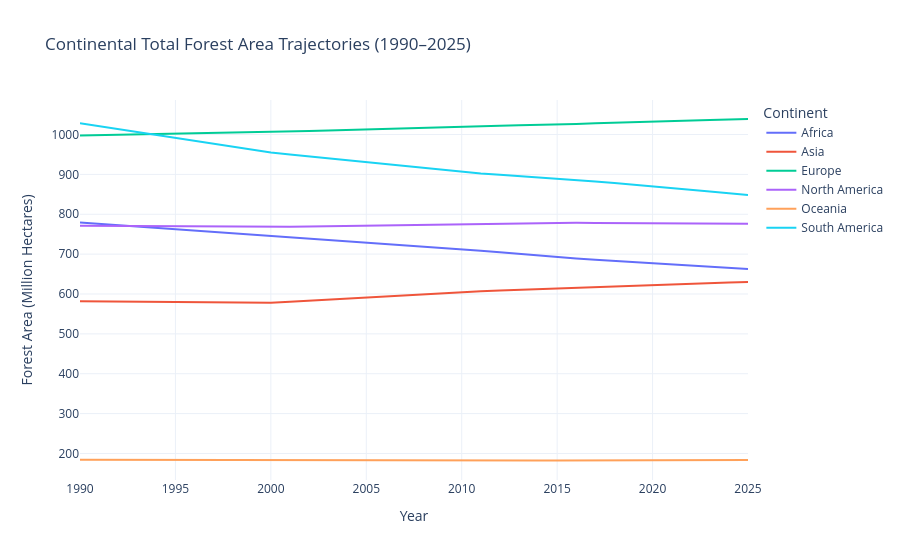

Notebook source saved alongside this figure:
### Markdown cell above
### 4. Continental Aggregation (1990–2025)
Aggregating national forest stocks and net annual rates across all six continents directly from the master panel.

### Code cell
cont_panel = df_panel[df_panel["Continent"].isin(["Africa", "Asia", "Europe", "North America", "South America", "Oceania"])]
cont_agg = cont_panel.groupby(["Continent", "Year"]).agg({
    "Forest_Area_Mha": "sum",
    "Annual_Change_Mha": "sum"
}).reset_index()

fig_cont = px.line(
    cont_agg,
    x="Year",
    y="Forest_Area_Mha",
    color="Continent",
    title="Continental Total Forest Area Trajectories (1990–2025)",
    labels={"Forest_Area_Mha": "Forest Area (Million Hectares)"}
)
fig_cont.update_layout(template="plotly_white")
fig_cont.show()

### Figure 1 — Plotly figure (JSON) as saved in the notebook; plotly's stock layout.template omitted (floating-point values rounded to 4 significant figures)
{"data": [{"hovertemplate": "Continent=Africa<br>Year=%{x}<br>Forest Area (Million Hectares)=%{y}<extra></extra>", "legendgroup": "Africa", "line": {"color": "#636efa", "dash": "solid"}, "marker": {"symbol": "circle"}, "mode": "lines", "name": "Africa", "orientation": "v", "showlegend": true, "type": "scatter", "x": [1990, 1991, 1992, 1993, 1994, 1995, 1996, 1997, 1998, 1999, 2000, 2001, 2002, 2003, 2004, 2005, 2006, 2007, 2008, 2009, 2010, 2011, 2012, 2013, 2014, 2015, 2016, 2017, 2018, 2019, 2020, 2021, 2022, 2023, 2024, 2025], "xaxis": "x", "y": [779.5, 776.3, 773.0, 769.7, 766.4, 763.1, 759.9, 756.6, 753.3, 750.0, 746.8, 743.4, 740.0, 736.6, 733.2, 729.8, 726.4, 723.1, 719.7, 716.3, 712.9, 708.8, 704.6, 700.5, 696.4, 692.2, 689.2, 686.1, 683.0, 679.9, 676.9, 674.0, 671.2, 668.3, 665.5, 662.6], "yaxis": "y"}, {"hovertemplate": "Continent=Asia<br>Year=%{x}<br>Forest Area (Million Hectares)=%{y}<extra></extra>", "legendgroup": "Asia", "line": {"color": "#EF553B", "dash": "solid"}, "marker": {"symbol": "circle"}, "mode": "lines", "name": "Asia", "orientation": "v", "showlegend": true, "type": "scatter", "x": [1990, 1991, 1992, 1993, 1994, 1995, 1996, 1997, 1998, 1999, 2000, 2001, 2002, 2003, 2004, 2005, 2006, 2007, 2008, 2009, 2010, 2011, 2012, 2013, 2014, 2015, 2016, 2017, 2018, 2019, 2020, 2021, 2022, 2023, 2024, 2025], "xaxis": "x", "y": [582.0, 581.6, 581.1, 580.7, 580.3, 579.9, 579.4, 579.0, 578.6, 578.2, 577.7, 580.5, 583.3, 586.0, 588.8, 591.5, 594.3, 597.1, 599.8, 602.6, 605.4, 607.0, 608.7, 610.4, 612.1, 613.8, 615.8, 617.8, 619.9, 621.9, 623.9, 625.1, 626.4, 627.6, 628.8, 630.0], "yaxis": "y"}, {"hovertemplate": "Continent=Europe<br>Year=%{x}<br>Forest Area (Million Hectares)=%{y}<extra></extra>", "legendgroup": "Europe", "line": {"color": "#00cc96", "dash": "solid"}, "marker": {"symbol": "circle"}, "mode": "lines", "name": "Europe", "orientation": "v", "showlegend": true, "type": "scatter", "x": [1990, 1991, 1992, 1993, 1994, 1995, 1996, 1997, 1998, 1999, 2000, 2001, 2002, 2003, 2004, 2005, 2006, 2007, 2008, 2009, 2010, 2011, 2012, 2013, 2014, 2015, 2016, 2017, 2018, 2019, 2020, 2021, 2022, 2023, 2024, 2025], "xaxis": "x", "y": [997.8, 998.6, 999.4, 1000.0, 1001.0, 1002.0, 1003.0, 1003.0, 1004.0, 1005.0, 1006.0, 1007.0, 1009.0, 1010.0, 1012.0, 1013.0, 1015.0, 1016.0, 1018.0, 1019.0, 1021.0, 1021.0, 1022.0, 1023.0, 1024.0, 1025.0, 1026.0, 1028.0, 1030.0, 1031.0, 1033.0, 1034.0, 1035.0, 1037.0, 1038.0, 1039.0], "yaxis": "y"}, {"hovertemplate": "Continent=North America<br>Year=%{x}<br>Forest Area (Million Hectares)=%{y}<extra></extra>", "legendgroup": "North America", "line": {"color": "#ab63fa", "dash": "solid"}, "marker": {"symbol": "circle"}, "mode": "lines", "name": "North America", "orientation": "v", "showlegend": true, "type": "scatter", "x": [1990, 1991, 1992, 1993, 1994, 1995, 1996, 1997, 1998, 1999, 2000, 2001, 2002, 2003, 2004, 2005, 2006, 2007, 2008, 2009, 2010, 2011, 2012, 2013, 2014, 2015, 2016, 2017, 2018, 2019, 2020, 2021, 2022, 2023, 2024, 2025], "xaxis": "x", "y": [771.4, 771.1, 770.7, 770.4, 770.1, 769.7, 769.4, 769.0, 768.7, 768.4, 768.0, 768.8, 769.5, 770.3, 771.0, 771.8, 772.5, 773.3, 774.0, 774.8, 775.5, 776.2, 776.8, 777.5, 778.1, 778.8, 778.5, 778.3, 778.1, 777.9, 777.6, 777.3, 777.0, 776.7, 776.5, 776.2], "yaxis": "y"}, {"hovertemplate": "Continent=Oceania<br>Year=%{x}<br>Forest Area (Million Hectares)=%{y}<extra></extra>", "legendgroup": "Oceania", "line": {"color": "#FFA15A", "dash": "solid"}, "marker": {"symbol": "circle"}, "mode": "lines", "name": "Oceania", "orientation": "v", "showlegend": true, "type": "scatter", "x": [1990, 1991, 1992, 1993, 1994, 1995, 1996, 1997, 1998, 1999, 2000, 2001, 2002, 2003, 2004, 2005, 2006, 2007, 2008, 2009, 2010, 2011, 2012, 2013, 2014, 2015, 2016, 2017, 2018, 2019, 2020, 2021, 2022, 2023, 2024, 2025], "xaxis": "x", "y": [184.4, 184.3, 184.1, 184.0, 183.9, 183.7, 183.6, 183.5, 183.3, 183.2, 183.1, 182.9, 182.7, 182.5, 182.3, 182.1, 181.9, 181.7, 181.5, 181.3, 181.1, 181.4, 181.7, 181.9, 182.2, 182.5, 182.7, 182.8, 183.0, 183.1, 183.3, 183.4, 183.5, 183.7, 183.8, 183.9], "yaxis": "y"}, {"hovertemplate": "Continent=South America<br>Year=%{x}<br>Forest Area (Million Hectares)=%{y}<extra></extra>", "legendgroup": "South America", "line": {"color": "#19d3f3", "dash": "solid"}, "marker": {"symbol": "circle"}, "mode": "lines", "name": "South America", "orientation": "v", "showlegend": true, "type": "scatter", "x": [1990, 1991, 1992, 1993, 1994, 1995, 1996, 1997, 1998, 1999, 2000, 2001, 2002, 2003, 2004, 2005, 2006, 2007, 2008, 2009, 2010, 2011, 2012, 2013, 2014, 2015, 2016, 2017, 2018, 2019, 2020, 2021, 2022, 2023, 2024, 2025], "xaxis": "x", "y": [1028.0, 1021.0, 1014.0, 1006.0, 999.1, 991.7, 984.4, 977.1, 969.7, 962.4, 955.0, 950.1, 945.1, 940.2, 935.2, 930.3, 925.3, 920.4, 915.4, 910.5, 905.5, 902.3, 899.1, 896.0, 892.8, 889.6, 885.8, 881.9, 878.1, 874.3, 870.4, 866.1, 861.7, 857.3, 853.0, 848.6], "yaxis": "y"}], "layout": {"legend": {"title": {"text": "Continent"}, "tracegroupgap": 0}, "title": {"text": "Continental Total Forest Area Trajectories (1990–2025)"}, "xaxis": {"anchor": "y", "domain": [0.0, 1.0], "title": {"text": "Year"}}, "yaxis": {"anchor": "x", "domain": [0.0, 1.0], "title": {"text": "Forest Area (Million Hectares)"}}}}
